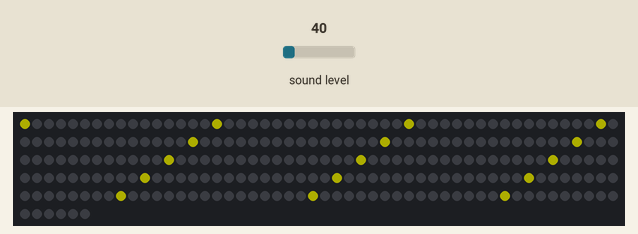
The program below on a simulated BBC micro:bit (MakeCode). On the bench: 256 RGB LEDs in strip order, left to right, continuing on the next row. Inputs (shaded band) come from the test bench; at power-on: sound level 40. Dim RGB values are drawn brighter than linear.

Above: at 1.2 s.
1.3 s: sound level set to 64
Timing chart, 0 to 4.3 s (numbered marks = the images above; inputs shaded):
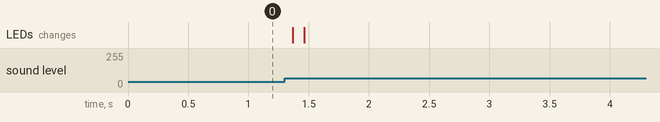

The program:

main.ts
```typescript
let maxsound = 0
let soundlevel = 0
let strip = 255
let strip2 = neopixel.create(DigitalPin.P13, 256, NeoPixelMode.RGB)
let range2 = strip2.range(0, 15)
let range22 = strip2.range(16, 31)
let range3 = strip2.range(32, 47)
let range4 = strip2.range(48, 63)
let range5 = strip2.range(64, 79)
let range6 = strip2.range(80, 95)
let rang7 = strip2.range(96, 111)
let range8 = strip2.range(112, 127)
let range9 = strip2.range(128, 143)
let range10 = strip2.range(144, 159)
let range11 = strip2.range(160, 175)
let range12 = strip2.range(176, 191)
let range13 = strip2.range(192, 207)
let range14 = strip2.range(208, 223)
let range15 = strip2.range(224, 239)
let range16 = strip2.range(240, 255)
input.setSoundThreshold(SoundThreshold.Loud, 128)
basic.forever(function () {
    soundlevel = input.soundLevel()
    if (soundlevel > maxsound) {
        range2.showBarGraph(0, soundlevel)
        range22.showBarGraph(0, soundlevel)
        range3.showBarGraph(0, soundlevel)
        range4.showBarGraph(0, soundlevel)
        range5.showBarGraph(0, soundlevel)
        range6.showBarGraph(0, soundlevel)
        rang7.showBarGraph(0, soundlevel)
        range8.showBarGraph(0, soundlevel)
        range9.showBarGraph(0, soundlevel)
        range10.showBarGraph(0, soundlevel)
        range11.showBarGraph(0, soundlevel)
        range12.showBarGraph(0, soundlevel)
        range13.showBarGraph(0, soundlevel)
        range14.showBarGraph(0, soundlevel)
        range15.showBarGraph(0, soundlevel)
        range16.showBarGraph(0, soundlevel)
        maxsound = soundlevel
        basic.pause(100)
    }
})
```

test.ts
```typescript
// 테스트는 여기로 이동합니다; 이 패키지가 확장으로 사용될 때 컴파일되지 않을 것 입니다.
```
